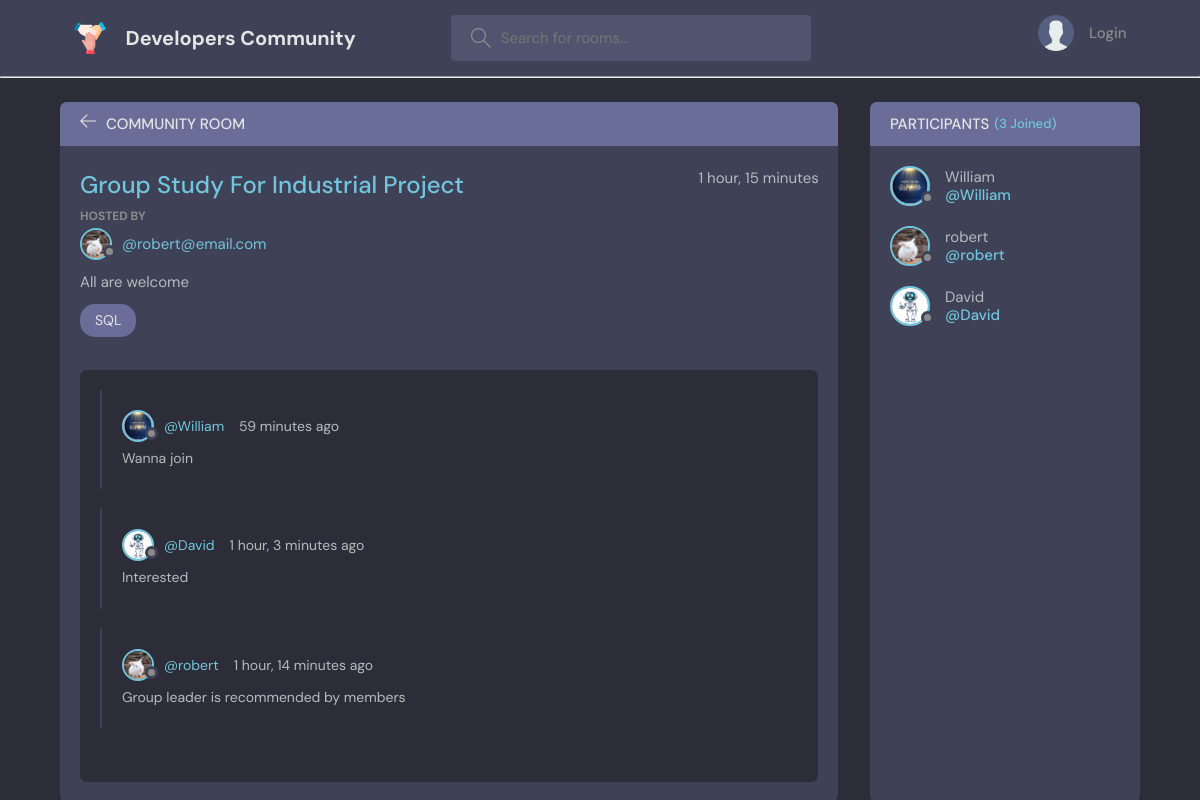
Page /room/2/ on the committed database.
### base/models.py (models this page shows, shortened)
class Room(models.Model):
    host = models.ForeignKey(User, on_delete=models.SET_NULL, null=True)
    topic = models.ForeignKey(Topic, on_delete=models.SET_NULL, null=True)
    name = models.CharField(max_length=200)
    description = models.TextField(null=True, blank=True)
    participants = models.ManyToManyField(
        User, related_name='participants', blank=True)
    updated = models.DateTimeField(auto_now=True)
    created = models.DateTimeField(auto_now_add=True)
    class Meta:
        ordering = ['-updated','-created']

class User(AbstractUser):
    name = models.CharField(max_length=200, null=True)
    email = models.EmailField(unique=True, null=True)
    bio = models.TextField(null=True)
    avatar = models.ImageField(null=True, default="user.png")
    USERNAME_FIELD = 'email'
    REQUIRED_FIELDS = []

class Topic(models.Model):
    name = models.CharField(max_length=200)
    def __str__ (self):
        return self.name

class Message(models.Model):
    user = models.ForeignKey(User, on_delete=models.CASCADE)
    room = models.ForeignKey(Room, on_delete=models.CASCADE)
    body = models.TextField()
    updated = models.DateTimeField(auto_now=True)
    created = models.DateTimeField(auto_now_add=True)
    class Meta:
        ordering = ['-updated','-created']

### base/views.py (the view, shortened to what this page needs)
# urls.py: path('room/<str:pk>/', views.room, name="room"),
def room(request, pk):
    room = Room.objects.get(id=pk)
    room_messages = room.message_set.all()
    participants = room.participants.all()
    context = {'room': room, 'room_messages': room_messages, 'participants': participants}
    return render(request, 'base/room.html', context)

### base/templates/base/room.html (shortened to what this page needs)
{% extends 'main.html' %}
{% block content %}
    <main class="profile-page layout layout--2">
      <div class="container">
        <div class="room">
          <div class="room__top">
            <div class="room__topLeft">
              <a href="{% url 'home' %}">
                <svg version="1.1" xmlns="http://www.w3.org/2000/svg" width="32" height="32" viewBox="0 0 32 32">
                  <title>arrow-left</title>
                  <path
                    d="M13.723 2.286l-13.723 13.714 13.719 13.714 1.616-1.611-10.96-10.96h27.625v-2.286h-27.625l10.965-10.965-1.616-1.607z"
                  ></path>
                </svg>
              </a>
              <h3>Community Room</h3>
            </div>
          </div>
          <div class="room__box">
            <div class="room__header">
              <div class="room__info">
                <h3>{{room.name}}</h3>
                <span>{{room.created|timesince}}</span>
              </div>
              <div class="room__hosted">
                <p>Hosted By</p>
                <a href="{% url 'user-profile' room.host.id %}" class="room__author">
                  <div class="avatar avatar--small">
                    <img src="{{room.host.avatar.url}}" />
                  </div>
                  <span>@{{room.host}}</span>
                </a>
              </div>
              <div class="room__details">
                {{room.description}}
              </div>
              <span class="room__topics">{{room.topic}}</span>
            </div>
            <div class="room__conversation">
              <div class="threads scroll">
                {% for room_message in room_messages %}
                <div class="thread">
                  <div class="thread__top">
                    <div class="thread__author">
                      <a href="{% url 'user-profile' room_message.user.id %}" class="thread__authorInfo">
                        <div class="avatar avatar--small">
                          <img src="{{room_message.user.avatar.url}}" />
                        </div>
                        <span>@{{room_message.user.username}}</span>
                      </a>
                      <span class="thread__date">{{room_message.created|timesince}} ago</span>
                    </div>
                  </div>
                  <div class="thread__details">
                    {{room_message.body}}
                  </div>
                </div>
                {% endfor %}
              </div>
            </div>
          </div>
        </div>
        <div class="participants">
          <h3 class="participants__top">Participants <span>({{participants.count}} Joined)</span></h3>
          <div class="participants__list scroll">
            {% for user in participants %}
            <a href="{% url 'user-profile' user.id %}" class="participant">
              <div class="avatar avatar--medium">
                <img src="{{user.avatar.url}}" />
              </div>
              <p>
                {{user.username}}
                <span>@{{user.username}}</span>
              </p>
            </a>
            {% endfor %}
          </div>
        </div>
      </div>
    </main>
{% endblock content%}

### rows in the picture
Room: name "Group Study For Industrial Project", created "1 hour, 15 minutes", host.avatar (picture), host "robert@email.com", description "All are welcome", topic "SQL"
Message: user.avatar (picture), user.username "William", created "59 minutes", body "Wanna join"
Message: user.avatar (picture), user.username "David", created "1 hour, 3 minutes", body "Interested"
Message: user.avatar (picture), user.username "robert", created "1 hour, 14 minutes", body "Group leader is recommended by members"
User: avatar (picture), username "William"
User: avatar (picture), username "robert"
User: avatar (picture), username "David"

### other values in the picture
{{ participants.count }} "3"
